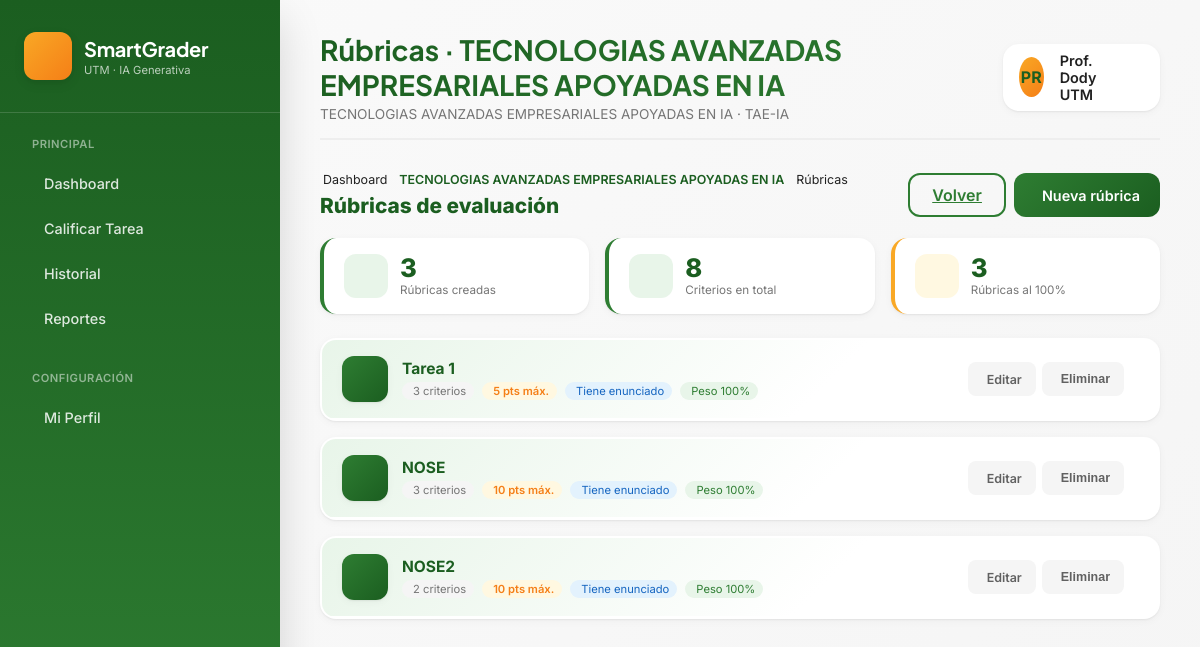
The page /materias/1/rubricas (signed in) on the database its author committed.
### app/models.py (models this page shows, shortened)
class Materia(db.Model):
    __tablename__ = 'materia'
    id          = db.Column(db.Integer, primary_key=True)
    profesor_id = db.Column(db.Integer, db.ForeignKey('usuario.id'), nullable=False)
    nombre      = db.Column(db.String(120), nullable=False)
    codigo      = db.Column(db.String(20))
    periodo     = db.Column(db.String(20))
    rubricas    = db.relationship('Rubrica', backref='materia', lazy=True)
    tareas      = db.relationship('Tarea', backref='materia', lazy=True)

class Usuario(UserMixin, db.Model):
    __tablename__ = 'usuario'
    id            = db.Column(db.Integer, primary_key=True)
    nombre        = db.Column(db.String(120), nullable=False)
    correo        = db.Column(db.String(120), unique=True, nullable=False)
    password_hash = db.Column(db.String(256), nullable=False)
    rol           = db.Column(db.String(20), default='profesor')
    creado_en     = db.Column(db.DateTime, default=datetime.utcnow)
    materias      = db.relationship('Materia', backref='profesor', lazy=True)

class Rubrica(db.Model):
    __tablename__ = 'rubrica'
    id             = db.Column(db.Integer, primary_key=True)
    materia_id     = db.Column(db.Integer, db.ForeignKey('materia.id'), nullable=False)
    nombre         = db.Column(db.String(120), nullable=False)
    criterios_json = db.Column(db.Text, nullable=False, default='[]')
    nota_maxima    = db.Column(db.Float, default=10.0, nullable=False)
    enunciado      = db.Column(db.Text, nullable=True)
    contexto_adicional = db.Column(db.Text, nullable=True)
    documento_fuente_nombre = db.Column(db.String(256), nullable=True)
    documento_fuente_path   = db.Column(db.String(256), nullable=True)
    documento_fuente_texto  = db.Column(db.Text, nullable=True)
    creado_en      = db.Column(db.DateTime, default=datetime.utcnow)
    tareas         = db.relationship('Tarea', backref='rubrica', lazy=True)
    def get_criterios(self):
        try:
            data = json.loads(self.criterios_json) if self.criterios_json else []
            return data
        except:
            return []

### app/routes/materias.py (the view)
@materias_bp.route('/materias/<int:materia_id>/rubricas')
@login_required
def rubricas(materia_id):
    materia  = Materia.query.get_or_404(materia_id)
    rubricas = Rubrica.query.filter_by(materia_id=materia_id).all()
    total_criterios = sum(len(r.get_criterios()) for r in rubricas)
    for r in rubricas:
        criterios = r.get_criterios()
        r.peso_total = sum(c.get('peso', 0) for c in criterios)
    return render_template('materias/rubricas.html',
                          materia=materia,
                          rubricas=rubricas,
                          total_criterios=total_criterios)

### app/models.py (called while the page is built)
@login_manager.user_loader
def load_user(user_id):
    return Usuario.query.get(int(user_id))

### app/templates/materias/rubricas.html (shortened to what this page needs)
{% extends "base.html" %}
{% block page_title %}Rúbricas · {{ materia.nombre }}{% endblock %}
{% block page_subtitle %}{{ materia.nombre }}{% if materia.codigo %} · {{ materia.codigo }}{% endif %}{% endblock %}
{% block content %}
<div style="display:flex; justify-content:space-between; align-items:center; margin-bottom:1.25rem; flex-wrap:wrap; gap:1rem;">
  <div>
    <div style="display:flex; align-items:center; gap:6px; margin-bottom:6px; flex-wrap:wrap;">
      <a href="{{ url_for('dashboard.index') }}"
         style="color:var(--gray-500); text-decoration:none; font-size:0.78rem; display:flex; align-items:center; gap:3px;">
         Dashboard
      </a>
      <span style="font-size:0.78rem; color:var(--primary-dark); font-weight:600;">{{ materia.nombre }}</span>
      <span style="font-size:0.78rem; color:var(--gray-500);">Rúbricas</span>
    </div>
    <h1 style="font-size:1.3rem; font-weight:800; color:var(--primary-dark); margin:0;">
      Rúbricas de evaluación
    </h1>
  </div>
  <div style="display:flex; gap:8px; flex-wrap:wrap;">
    <a href="{{ url_for('dashboard.index') }}" class="btn-outline-custom">
       Volver
    </a>
    <a href="{{ url_for('materias.nueva_rubrica', materia_id=materia.id) }}" class="btn-primary-custom">
       Nueva rúbrica
    </a>
  </div>
</div>
{% set total_criterios = namespace(val=0) %}
{% set peso_ok = namespace(count=0) %}
{% for r in rubricas %}
  {% set criterios = r.get_criterios() %}
  {% set total_criterios.val = total_criterios.val + criterios|length %}
  {% set total_peso = namespace(t=0) %}
  {% for c in criterios %}{% set total_peso.t = total_peso.t + c.peso %}{% endfor %}
  {% if total_peso.t == 100 %}{% set peso_ok.count = peso_ok.count + 1 %}{% endif %}
{% endfor %}
<div class="rstats">
  <div class="rstat-card">
    <div class="rstat-icon"></div>
    <div>
      <div class="rstat-num">{{ rubricas|length }}</div>
      <div class="rstat-lbl">Rúbricas creadas</div>
    </div>
  </div>
  <div class="rstat-card">
    <div class="rstat-icon"></div>
    <div>
      <div class="rstat-num">{{ total_criterios.val }}</div>
      <div class="rstat-lbl">Criterios en total</div>
    </div>
  </div>
  <div class="rstat-card gold">
    <div class="rstat-icon"></div>
    <div>
      <div class="rstat-num">{{ peso_ok.count }}</div>
      <div class="rstat-lbl">Rúbricas al 100%</div>
    </div>
  </div>
</div>
{% if rubricas %}
  {% for r in rubricas %}
  {% set criterios = r.get_criterios() %}
  {% set total_peso = namespace(t=0) %}
  {% for c in criterios %}{% set total_peso.t = total_peso.t + c.peso %}{% endfor %}
  {% set peso_ok_r = total_peso.t == 100 %}
  <div class="rub-card" id="rubcard-{{ r.id }}">
    <div class="rub-header" data-rid="{{ r.id }}" onclick="toggleRub(this.dataset.rid)">
      <div class="rub-avatar"></div>
      <div class="rub-info">
        <div class="rub-nombre" title="{{ r.nombre }}">{{ r.nombre }}</div>
        <div class="rub-meta">
          <span class="rub-chip">
             {{ criterios|length }} criterio{% if criterios|length != 1 %}s{% endif %}
          </span>
          <span class="rub-chip gold">
            {{ r.nota_maxima | int if r.nota_maxima == r.nota_maxima | int else r.nota_maxima }} pts máx.
          </span>
          {% if r.enunciado %}
          <span class="rub-chip has-enunciado">
             Tiene enunciado
          </span>
          {% else %}
          <span class="rub-chip no-enunciado">
            <i class="ti ti-file-description"></i> Sin enunciado
          </span>
          {% endif %}
          {% if peso_ok_r %}
          <span class="rub-chip" style="background:#E8F5E9; color:#2E7D32;">
             Peso 100%
          </span>
          {% else %}
          <span class="rub-chip" style="background:#FFEBEE; color:#C62828;">
            <i class="ti ti-alert-circle"></i> Peso {{ total_peso.t }}%
          </span>
          {% endif %}
        </div>
      </div>
      <div class="rub-actions" onclick="event.stopPropagation()">
        <a href="{{ url_for('materias.editar_rubrica', id=r.id) }}"
           class="rbtn rbtn-edit">
           <span>Editar</span>
        </a>
        <form method="POST" action="{{ url_for('materias.eliminar_rubrica', id=r.id) }}"
              onsubmit="return confirm('¿Eliminar la rúbrica {{ r.nombre }}? Se eliminarán también las tareas asociadas.');"
              style="display:inline;">
          <button type="submit" class="rbtn rbtn-del">
             <span>Eliminar</span>
          </button>
        </form>
      </div>
    </div>
    <div class="rub-body" id="rubbody-{{ r.id }}">
    </div>
  </div>
  {% endfor %}
{% endif %}
{% endblock %}

### app/templates/base.html (shortened to what this page needs)
<!DOCTYPE html>
<html lang="es">
<head>
  <link rel="stylesheet" href="https://cdn.jsdelivr.net/npm/@tabler/icons-webfont@latest/dist/tabler-icons.min.css">
</head>
<body>
  <div class="app-container">
    <aside class="sidebar">
      <div class="sidebar-header">
        <div class="logo-area">
          <div class="logo-icon">
          </div>
          <div class="logo-text">
            <h2>SmartGrader</h2>
            <p>UTM · IA Generativa</p>
          </div>
        </div>
      </div>
      <div class="nav-menu">
        {% if current_user.rol != 'admin' %}
        <div class="nav-section">
          <div class="nav-section-title">Principal</div>
          <a href="{{ url_for('dashboard.index') }}" class="nav-item {% if request.endpoint == 'dashboard.index' %}active{% endif %}">
            <span>Dashboard</span>
          </a>
          <a href="{{ url_for('calificacion.calificar') }}" class="nav-item {% if request.endpoint == 'calificacion.calificar' %}active{% endif %}">
            <span>Calificar Tarea</span>
          </a>
          <a href="{{ url_for('calificacion.historial') }}" class="nav-item {% if request.endpoint == 'calificacion.historial' %}active{% endif %}">
            <span>Historial</span>
          </a>
          <a href="{{ url_for('reportes.index') }}" class="nav-item {% if request.endpoint == 'reportes.index' %}active{% endif %}">
            <span>Reportes</span>
          </a>
        </div>
        {% endif %}
        <div class="nav-section">
          <div class="nav-section-title">Configuración</div>
          <a href="{{ url_for('perfil.index') }}" class="nav-item {% if request.endpoint == 'perfil.index' %}active{% endif %}">
            <span>Mi Perfil</span>
          </a>
        </div>
      </div>
    </aside>
    <main class="main-content">
      <div class="top-bar">
        <div class="page-title">
          <h1>{% block page_title %}Bienvenido{% endblock %}</h1>
          <p>{% block page_subtitle %}Sistema de calificación inteligente{% endblock %}</p>
        </div>
        <div class="user-info">
          <div class="user-avatar">
            {{ current_user.nombre[:2].upper() }}
          </div>
          <span class="user-name">{{ current_user.nombre }}</span>
        </div>
      </div>
      {% block content %}{% endblock %}
    </main>
  </div>
</body>
</html>

### app/templates/base.html (style rules this page uses)
* { margin: 0; padding: 0; box-sizing: border-box; }
:root { --primary-dark: #1B5E20; --primary: #2E7D32; --primary-light: #4CAF50; --primary-soft: #E8F5E9; --gold-dark: #F57F17; --gold: #F9A825; --gold-light: #FFF8E1; --gray-50: #FAFAFA; --gray-100: #F5F5F5; --gray-200: #EEEEEE; --gray-300: #E0E0E0; --gray-600: #757575; --gray-700: #616161; --gray-800: #424242; --gray-900: #212121; --shadow-sm: 0 2px 8px rgba(0,0,0,0.04), 0 1px 2px rgba(0,0,0,0.06); --shadow-md: 0 4px 12px rgba(0,0,0,0.08), 0 2px 4px rgba(0,0,0,0.04); --shadow-lg: 0 12px 32px rgba(0,0,0,0.12), 0 4px 8px rgba(0,0,0,0.06); --shadow-xl: 0 20px 40px rgba(0,0,0,0.15); --radius-sm: 8px; --radius-md: 12px; --radius-lg: 16px; --radius-xl: 24px; }
body { font-family: 'Inter', sans-serif; background: linear-gradient(135deg, var(--gray-50) 0%, var(--gray-100) 100%); min-height: 100vh; color: var(--gray-900); }
.app-container { display: flex; min-height: 100vh; }
.sidebar { width: 280px; background: linear-gradient(180deg, var(--primary-dark) 0%, var(--primary) 100%); backdrop-filter: blur(10px); box-shadow: var(--shadow-xl); position: fixed; height: 100vh; overflow-y: auto; transition: all 0.3s cubic-bezier(0.4, 0, 0.2, 1); z-index: 100; }
.sidebar-header { padding: 2rem 1.5rem; border-bottom: 1px solid rgba(255,255,255,0.15); margin-bottom: 1.5rem; }
.logo-area { display: flex; align-items: center; gap: 12px; }
.logo-icon { width: 48px; height: 48px; background: linear-gradient(135deg, var(--gold) 0%, var(--gold-dark) 100%); border-radius: var(--radius-md); display: flex; align-items: center; justify-content: center; box-shadow: var(--shadow-md); }
.logo-text h2 { color: white; font-family: 'Plus Jakarta Sans', sans-serif; font-size: 1.25rem; font-weight: 700; letter-spacing: -0.3px; }
.logo-text p { color: rgba(255,255,255,0.7); font-size: 0.7rem; margin-top: 2px; }
.nav-menu { padding: 0 1rem; }
.nav-section { margin-bottom: 2rem; }
.nav-section-title { color: rgba(255,255,255,0.5); font-size: 0.7rem; font-weight: 600; text-transform: uppercase; letter-spacing: 0.5px; padding: 0 1rem; margin-bottom: 0.75rem; }
.nav-item { display: flex; align-items: center; gap: 12px; padding: 0.75rem 1rem; margin-bottom: 0.25rem; color: rgba(255,255,255,0.85); border-radius: var(--radius-sm); transition: all 0.2s ease; text-decoration: none; font-size: 0.9rem; font-weight: 500; }
.main-content { flex: 1; margin-left: 280px; padding: 2rem 2.5rem; }
.top-bar { display: flex; justify-content: space-between; align-items: center; margin-bottom: 2rem; padding-bottom: 1rem; border-bottom: 2px solid var(--gray-200); }
.page-title h1 { font-family: 'Plus Jakarta Sans', sans-serif; font-size: 1.75rem; font-weight: 700; background: linear-gradient(135deg, var(--primary-dark) 0%, var(--primary) 100%); -webkit-background-clip: text; -webkit-text-fill-color: transparent; background-clip: text; }
.page-title p { color: var(--gray-600); font-size: 0.85rem; margin-top: 4px; }
.user-info { display: flex; align-items: center; gap: 1rem; background: white; padding: 0.5rem 1rem; border-radius: var(--radius-lg); box-shadow: var(--shadow-sm); }
.user-avatar { width: 40px; height: 40px; background: linear-gradient(135deg, var(--gold) 0%, var(--gold-dark) 100%); border-radius: 50%; display: flex; align-items: center; justify-content: center; font-weight: 700; color: var(--primary-dark); }
.user-name { font-weight: 600; font-size: 0.9rem; }
.btn-primary-custom { background: linear-gradient(135deg, var(--primary) 0%, var(--primary-dark) 100%); color: white; border: none; padding: 12px 24px; border-radius: var(--radius-md); font-weight: 600; font-size: 0.9rem; transition: all 0.3s ease; cursor: pointer; display: inline-flex; align-items: center; gap: 8px; }
.btn-outline-custom { background: transparent; border: 2px solid var(--primary); color: var(--primary); padding: 10px 22px; border-radius: var(--radius-md); font-weight: 600; transition: all 0.3s ease; }
.btn-primary-custom { display: inline-flex; align-items: center; gap: 8px; background: linear-gradient(135deg, var(--primary) 0%, var(--primary-dark) 100%); color: white; border: none; padding: 10px 20px; border-radius: var(--radius-md); font-weight: 600; font-size: 0.9rem; cursor: pointer; transition: all 0.3s ease; text-decoration: none; }

### rows shown on the page
Materia: nombre "TECNOLOGIAS AVANZADAS EMPRESARIALES APOYADAS EN IA", codigo "TAE-IA"
Usuario: nombre "PR", nombre "Prof. Dody UTM"
Rubrica: nombre "Tarea 1", criterios "3", nota_maxima "5", shows "Tiene enunciado"
Rubrica: nombre "NOSE", criterios "3", nota_maxima "10", shows "Tiene enunciado"
Rubrica: nombre "NOSE2", criterios "2", nota_maxima "10", enunciado "Tiene enunciado"

### other values the page prints
{{ rubricas|length }} "3"
{{ total_criterios.val }} "8"
{{ peso_ok.count }} "3"
